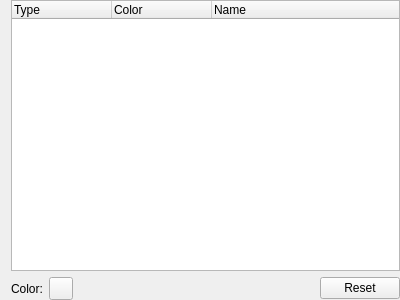
<?xml version="1.0" encoding="UTF-8"?>
<ui version="4.0">
 <class>ColorSettings</class>
 <widget class="QWidget" name="ColorSettings">
  <property name="geometry">
   <rect>
    <x>0</x>
    <y>0</y>
    <width>400</width>
    <height>300</height>
   </rect>
  </property>
  <layout class="QGridLayout" name="gridLayout">
   <property name="topMargin">
    <number>0</number>
   </property>
   <property name="rightMargin">
    <number>0</number>
   </property>
   <property name="bottomMargin">
    <number>0</number>
   </property>
   <item row="0" column="0" colspan="4">
    <widget class="QTreeWidget" name="colorList">
     <column>
      <property name="text">
       <string>Type</string>
      </property>
     </column>
     <column>
      <property name="text">
       <string>Color</string>
      </property>
     </column>
     <column>
      <property name="text">
       <string>Name</string>
      </property>
     </column>
    </widget>
   </item>
   <item row="1" column="0">
    <widget class="QLabel" name="label_2">
     <property name="text">
      <string>Color:</string>
     </property>
    </widget>
   </item>
   <item row="1" column="1">
    <widget class="QtColorButton" name="colorButton">
     <property name="sizePolicy">
      <sizepolicy hsizetype="Minimum" vsizetype="Fixed">
       <horstretch>0</horstretch>
       <verstretch>0</verstretch>
      </sizepolicy>
     </property>
     <property name="text">
      <string/>
     </property>
    </widget>
   </item>
   <item row="1" column="2">
    <spacer name="horizontalSpacer">
     <property name="orientation">
      <enum>Qt::Horizontal</enum>
     </property>
     <property name="sizeHint" stdset="0">
      <size>
       <width>40</width>
       <height>20</height>
      </size>
     </property>
    </spacer>
   </item>
   <item row="1" column="3">
    <widget class="QPushButton" name="resetButton">
     <property name="text">
      <string>Reset</string>
     </property>
    </widget>
   </item>
  </layout>
 </widget>
 <customwidgets>
  <customwidget>
   <class>QtColorButton</class>
   <extends>QToolButton</extends>
   <header>qtcolorbutton.h</header>
  </customwidget>
 </customwidgets>
 <resources/>
 <connections/>
</ui>
